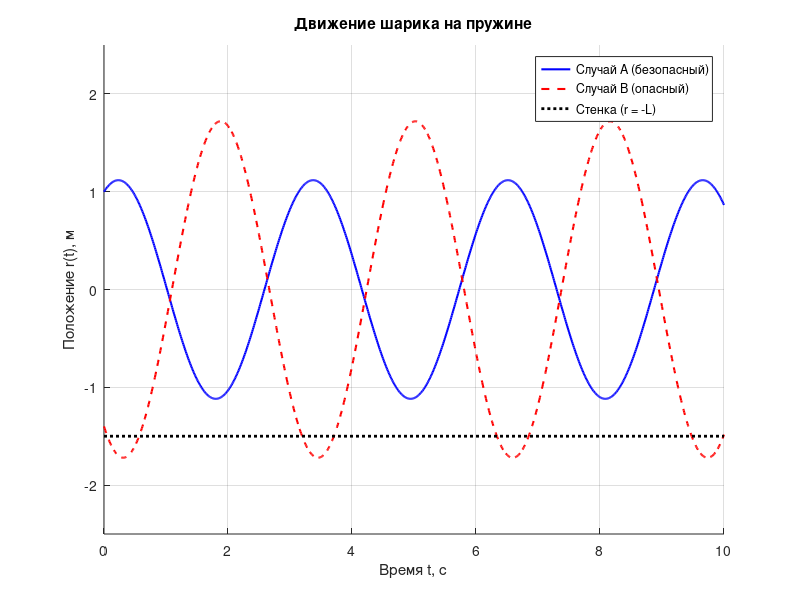
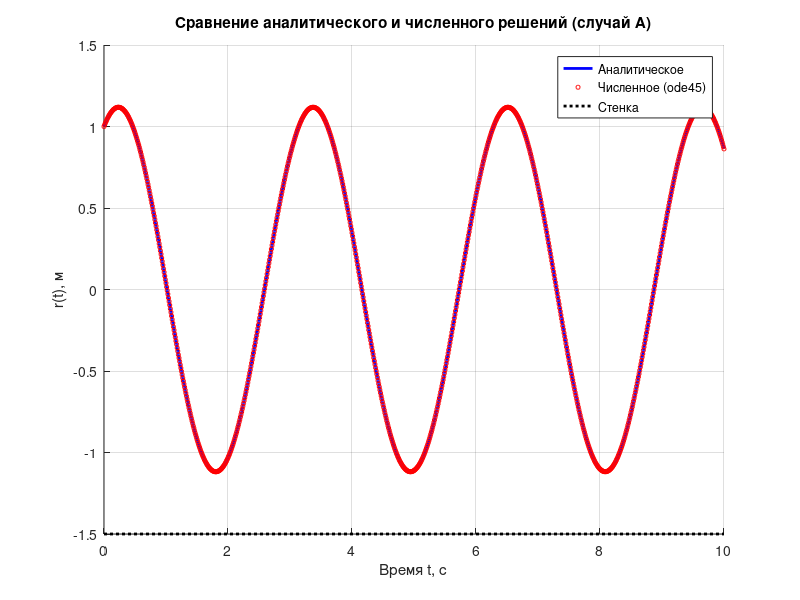

The MATLAB script that drew these images, in order:
% Параметры системы
m = 1;          % масса, кг
k = 4;          % жёсткость, Н/м
L = 1.5;        % расстояние до стенки, м
omega = sqrt(k/m);

% Временной интервал
t_max = 10;
dt = 0.01;
t = 0:dt:t_max;

% --- Случай A: безопасный ---
r0_A = 1.0;
v0_A = 1.0;
r_A = r0_A * cos(omega * t) + (v0_A / omega) * sin(omega * t);

% --- Случай B: опасный ---
r0_B = -1.4;
v0_B = -2.0;
r_B = r0_B * cos(omega * t) + (v0_B / omega) * sin(omega * t);

% Проверка условия
cond_A = r0_A^2 + (m/k) * v0_A^2;
cond_B = r0_B^2 + (m/k) * v0_B^2;
L2 = L^2;

% Определяем статусы
if cond_A < L2
  status_A = "Безопасно";
else
  status_A = "Опасно";
endif

if cond_B < L2
  status_B = "Безопасно";
else
  status_B = "Опасно";
endif

fprintf('Условие для случая A: %.3f < %.3f → %s\n', cond_A, L2, status_A);
fprintf('Условие для случая B: %.3f < %.3f → %s\n', cond_B, L2, status_B);

% Построение графиков
figure;
hold on;
plot(t, r_A, 'b-', 'LineWidth', 1.5, 'DisplayName', 'Случай A (безопасный)');
plot(t, r_B, 'r--', 'LineWidth', 1.5, 'DisplayName', 'Случай B (опасный)');

% Замена yline(-L, ...) на ручную горизонтальную линию
plot([t(1), t(end)], [-L, -L], 'k:', 'LineWidth', 2, 'DisplayName', 'Стенка (r = -L)');

xlabel('Время t, с');
ylabel('Положение r(t), м');
title('Движение шарика на пружине');
legend('Location', 'best');
grid on;
ylim([-2.5, 2.5]);

% Численное решение через ode45 (для случая A)
f = @(t, y) [y(2); -(k/m) * y(1)];
[t_num, y_num] = ode45(f, t, [r0_A, v0_A]);

% Сравнение аналитического и численного решений
figure;
hold on;
plot(t, r_A, 'b-', 'LineWidth', 2, 'DisplayName', 'Аналитическое');
plot(t_num, y_num(:,1), 'ro', 'MarkerSize', 3, 'DisplayName', 'Численное (ode45)');

% Горизонтальная линия стенки
plot([t(1), t(end)], [-L, -L], 'k:', 'LineWidth', 2, 'DisplayName', 'Стенка');

xlabel('Время t, с');
ylabel('r(t), м');
title('Сравнение аналитического и численного решений (случай A)');
legend;
grid on;
